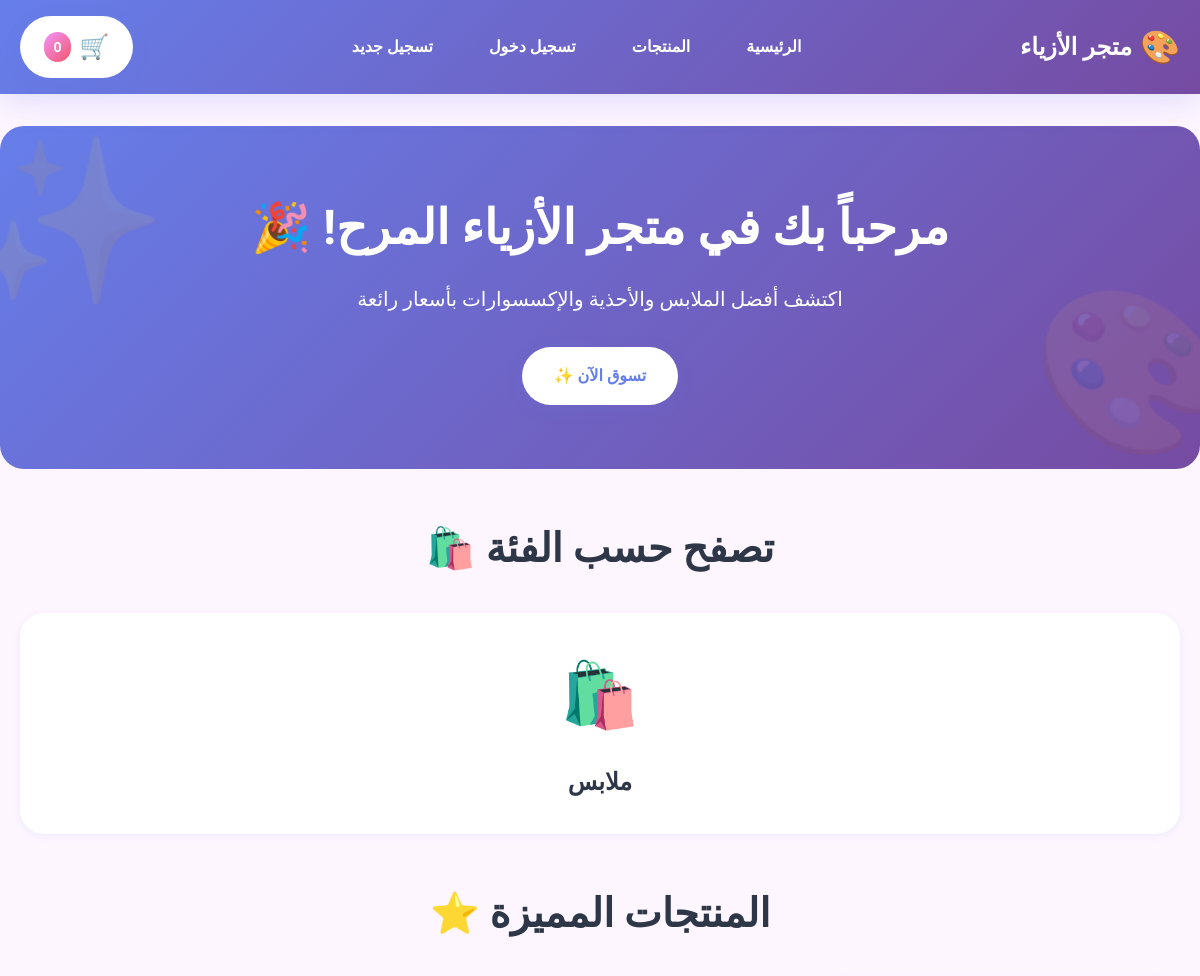
/ (upper part), run on an earlier commit of the app's database.
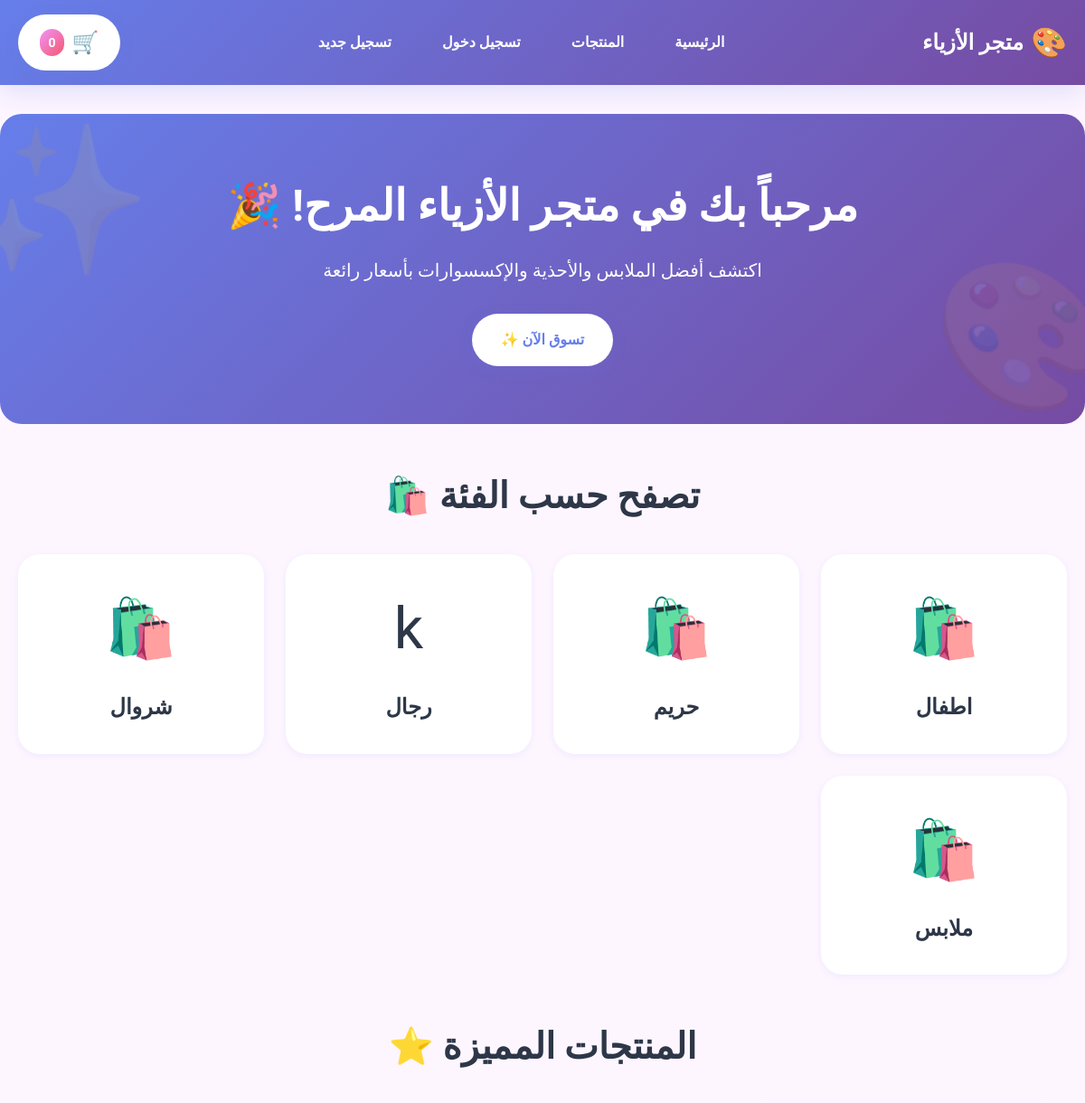
And on a later commit of the database.
### shop/models.py (models this page shows, shortened)
class Category(models.Model):
    name = models.CharField(max_length=100, verbose_name='الاسم')
    slug = models.SlugField(unique=True, verbose_name='الرابط')
    icon = models.CharField(max_length=50, default='🛍️', verbose_name='الأيقونة')
    created_at = models.DateTimeField(auto_now_add=True)
    class Meta:
        verbose_name = 'فئة'
        verbose_name_plural = 'الفئات'
        ordering = ['name']

### shop/views.py (the view)
# urls.py: 2. Add a URL to urlpatterns:  path('', views.home, name='home')
def home(request):
    featured_products = Product.objects.filter(is_active=True, is_featured=True)[:8]
    categories = Category.objects.all()
    context = {
        'featured_products': featured_products,
        'categories': categories,
    }
    return render(request, 'shop/home.html', context)

### shop/models.py (called while the page is built)
    @property
    def get_price(self):
        return self.discount_price if self.discount_price else self.price

    @property
    def has_discount(self):
        return self.discount_price is not None and self.discount_price < self.price

### templates/shop/home.html (shortened to what this page needs)
{% extends 'base.html' %}
{% block content %}
<section class="hero">
    <div class="container">
        <h1>مرحباً بك في متجر الأزياء المرح! 🎉</h1>
        <p>اكتشف أفضل الملابس والأحذية والإكسسوارات بأسعار رائعة</p>
        <a href="{% url 'shop:product_list' %}" class="btn btn-primary">تسوق الآن ✨</a>
    </div>
</section>
<div class="container">
    <h2 style="text-align: center; font-size: 2.5rem; margin-bottom: 2rem; font-weight: 900;">
        تصفح حسب الفئة 🛍️
    </h2>
    <div class="categories">
        {% for category in categories %}
        <a href="{% url 'shop:product_list' %}?category={{ category.slug }}" class="category-card">
            <span class="category-icon">{{ category.icon }}</span>
            <h3>{{ category.name }}</h3>
        </a>
        {% empty %}
        <div style="grid-column: 1/-1; text-align: center; padding: 3rem;">
            <p style="font-size: 1.5rem; color: var(--text-secondary);">لا توجد فئات حالياً 📦</p>
        </div>
        {% endfor %}
    </div>
    <h2 style="text-align: center; font-size: 2.5rem; margin-bottom: 2rem; margin-top: 3rem; font-weight: 900;">
        المنتجات المميزة ⭐
    </h2>
</div>
{% endblock %}

What changed in the data, as far as the page shows it:
added Category: icon "🛍️", name "اطفال"
added Category: icon "🛍️", name "حريم"
added Category: icon "k", name "رجال"
added Category: icon "🛍️", name "شروال"
